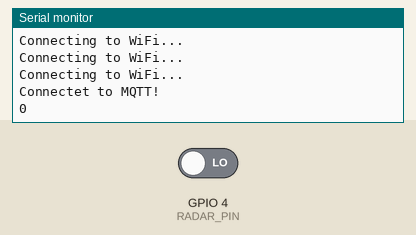
Simulated run of this sketch. Board: ESP8266 (NodeMCU). On the bench: the last lines printed to the serial monitor. The test bench sets the inputs (shaded band); at power-on: GPIO 4 (RADAR_PIN) LOW. WiFi joins after 1.5 s; servers stay silent unless stated; no MQTT or app messages arrive unless stated; not simulated (calls return 0 or success): credentials.h; names the files do not define were given values by the test bench: MQTT_PORT = 1883.

Above: at 2.8 s.
2.9 s: GPIO 4 (RADAR_PIN) driven HIGH
At 4.2 s:
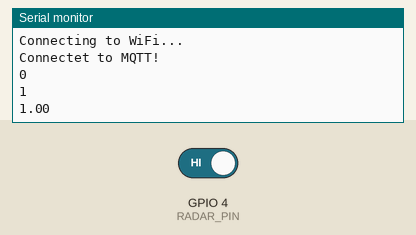
4.4 s: GPIO 4 (RADAR_PIN) driven LOW
At 5.7 s:
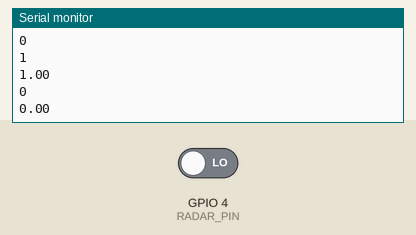

Measured:
- after the input at 2.9 s, the serial monitor: prints a new line after 0.85 s (image 1)
- after the input at 4.4 s, the serial monitor: prints a new line after 0.45 s (image 2)

The sketch:

arduino_microwave_radar_sensor.ino
```cpp
//Wifi and MQTT Libary
#include <ESP8266WiFi.h>
#include <PubSubClient.h>

//privat Wifi and MQTT Credentials
#include <credentials.h>

//define Pins for the left and right led wire and Frequency Input
#define RADAR_PIN 4

//set variables for wifi and mqtt login
const char* ssid = WIFI_SSID;
const char* password = WIFI_PASSWORD;
const char* mqttServer = MQTT_SERVER;
const int   mqttPort = MQTT_PORT;
const char* mqttUser = MQTT_USER;
const char* mqttPassword = MQTT_PASSWORD;

//MQTT Topics, for discovery and publish
const uint32_t unique_id = ESP.getChipId();
String discovery_topic = "homeassistant/binary_sensor/radar_" + String(unique_id) + "/config";
String state_topic = "home/sensor/radar/" + String(unique_id);

//global variables (will be changed at mqtt request)
uint8_t radar_input = 0;
uint8_t value = 0;
uint8_t prev_value = 0;

//initialize Wifi and MQTT Clients
WiFiClient espClient;
PubSubClient client(espClient);

void setup() {
  //Set Pin Mode for Input and Output Pins
  pinMode(RADAR_PIN, INPUT);

  Serial.begin(9600);

  //Start and connect Wifi
  WiFi.begin(ssid, password);

  //Wait for wifi to connect
  while (WiFi.status() != WL_CONNECTED) {
    Serial.println("Connecting to WiFi...");
    delay(500);
  }

  //Start and connect MQTT
  client.setServer(mqttServer, mqttPort);

  //Wait for MQTT to connect
  while (!client.connected()) {
    if (client.connect("ESP32Client", mqttUser, mqttPassword)) {
      Serial.println("Connectet to MQTT!");
      delay(100);
    } else {
      Serial.print("failed with state ");
      Serial.print(client.state());
      delay(1000);
    }
  }

  //Discovery Message
  String discovery_string = "{\"name\":\"Radar\",\"device_class\":\"motion\",\"state_topic\":\"" + state_topic +  "\",\"payload_on\":\"1.00\",\"payload_off\":\"0.00\",\"unique_id\":\"radar_" + String(unique_id) + "\"}";
  client.publish(discovery_topic.c_str(), discovery_string.c_str() , true);
}

void reconnect() {
  //Start and connect Wifi
  WiFi.begin(ssid, password);

  //Wait for wifi to connect
  while (WiFi.status() != WL_CONNECTED) {
    Serial.println("Connecting to WiFi...");
    delay(500);
  }
  //Start and connect MQTT
  client.setServer(mqttServer, mqttPort);

  //Wait for MQTT to connect
  while (!client.connected()) {
    if (client.connect("ESP32Client", mqttUser, mqttPassword)) {
      Serial.println("Connectet to MQTT!");
      delay(100);
    } else {
      Serial.print("failed with state ");
      Serial.print(client.state());
      delay(1000);
    }
  }
}

// the loop function runs over and over again forever
void loop() {
  if (!client.connected()) {
    reconnect();
  }
  long last_millis = millis();
  float sum = 0.0;
  float num = 0.0;

  while (millis() - last_millis < 1000) {
    sum = sum + digitalRead(RADAR_PIN);
    num += 1;
  }
  prev_value = value;
  if ((sum / num) > 0.75)
    value = 1;
  else
    value = 0;
  Serial.println(value);
  if (prev_value != value) {

    char radar_string[10];
    dtostrf(value, 4, 2, radar_string);
    client.publish(state_topic.c_str(), radar_string, true);
    Serial.println(radar_string);
  }
  client.loop();
  delay(100);
}
```
